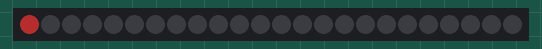
A sketch run on a simulated Arduino Uno, built with avr-gcc and run on an emulated ATmega328P. Shown: 24 RGB LEDs in strip order, left to right. Dim RGB values are drawn brighter than linear; random numbers use the default seed unless the sketch sets one.

Above: at 0.1 s.
At 4.93 s:
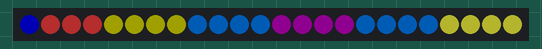
At 9.96 s:
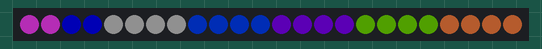
At 19.81 s:
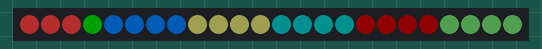
At 29.67 s:
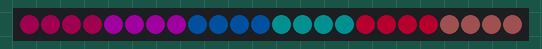
At 39.73 s:
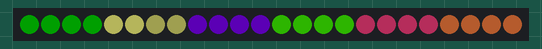

The sketch:

fita-led.ino
```cpp
#include <Adafruit_NeoPixel.h>

#define PIN        2
#define NUMPIXELS 24

Adafruit_NeoPixel pixels(NUMPIXELS, PIN, NEO_GRB + NEO_KHZ800);

#define DELAYVAL 200

uint8_t cores[] = {0,16,32,64};

typedef struct{
  uint8_t r;
  uint8_t g;
  uint8_t b;
}Cor;

void setup() {
  pixels.begin();
}

void loop() {
  Cor corLed;

  for(int i=0; i<NUMPIXELS; i++) {

    if(i%4==0){

      //Redifinir as cores
      do{
        corLed = (Cor){
          cores[random(0,4)], //vermelho
          cores[random(0,4)], //verde
          cores[random(0,4)], //azul
        };
      }while(corLed.r==0 && corLed.g==0 && corLed.b==0);
    }

    pixels.setPixelColor(i, pixels.Color(corLed.r,corLed.g,corLed.b));

    pixels.show();

    delay(DELAYVAL);
  }

}
```
